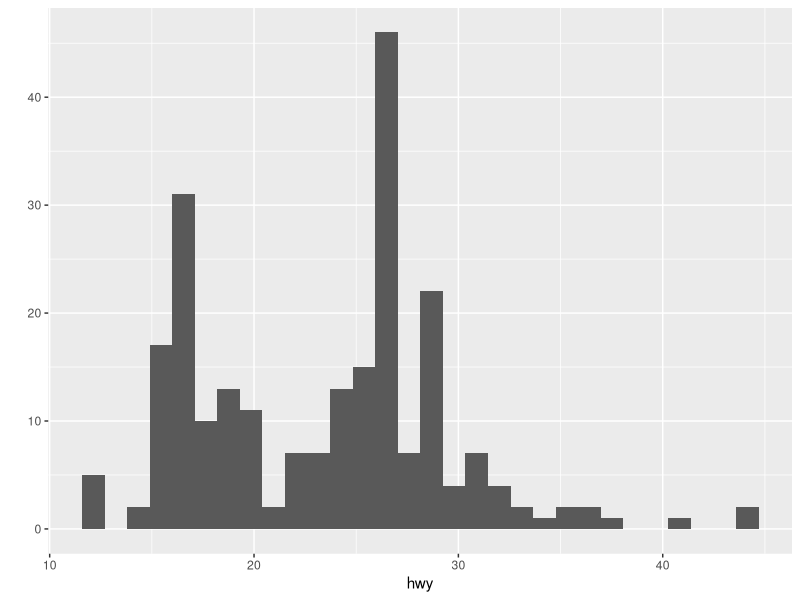
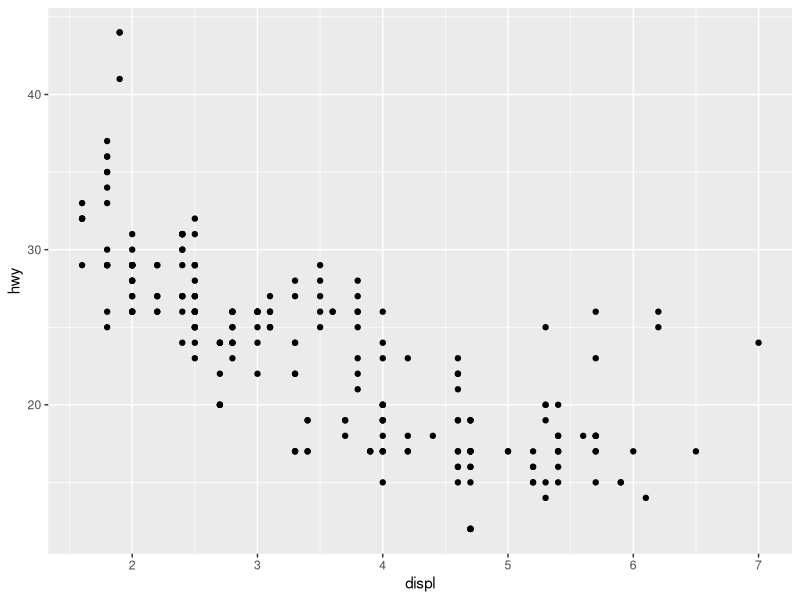
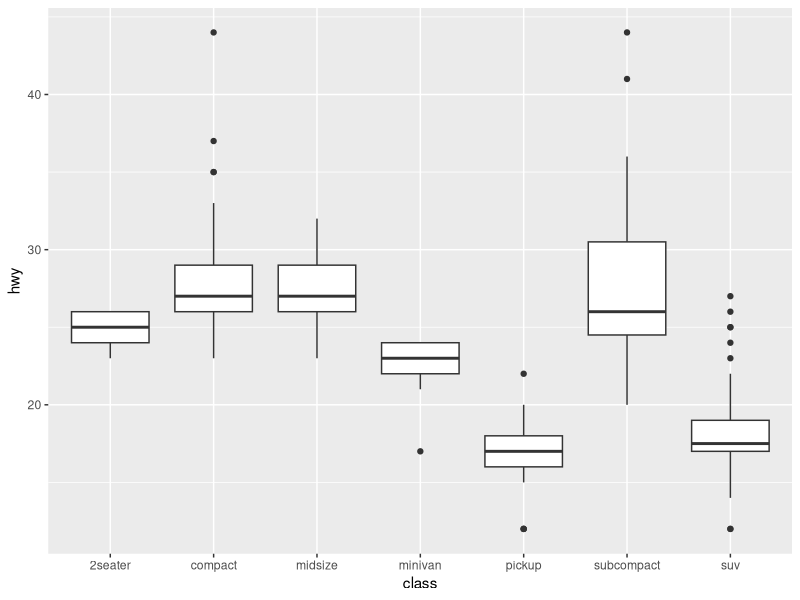
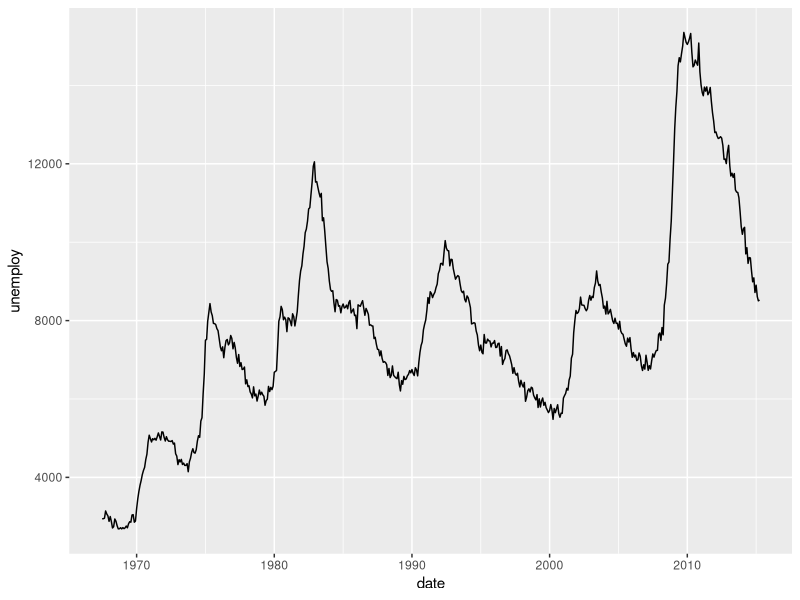
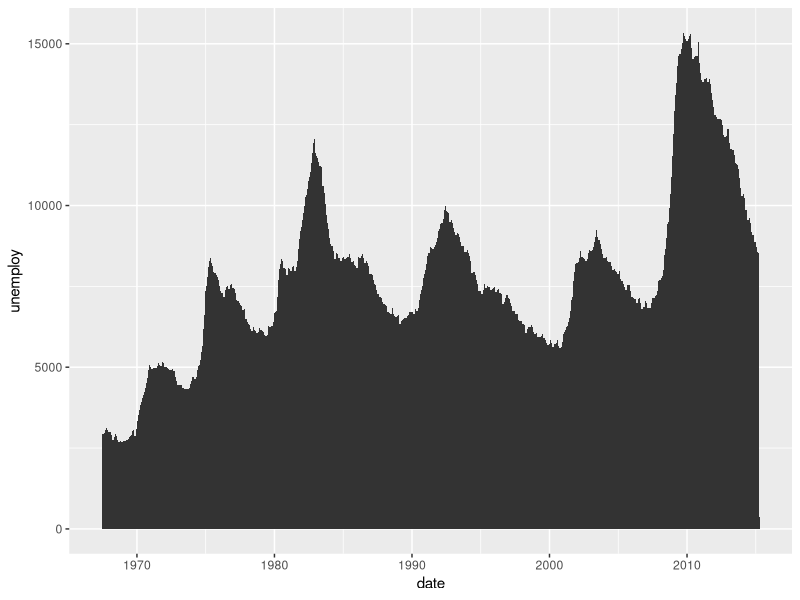

R code for these plots, in order:
## ---- chunk 1
library(ggplot2)
## ---- chunk 2
head(mpg)
## ---- chunk 3
qplot(x=hwy, data=mpg)
## ---- chunk 4
qplot(x=displ, y=hwy, data=mpg)
## ---- chunk 5
qplot(x=class, y=hwy, data=mpg, geom="boxplot")
## ---- chunk 6
head(economics)
## ---- chunk 7
qplot(x=date, y=unemploy, data=economics, geom="line")
## ---- chunk 8
qplot(x=date, y=unemploy, data=economics, geom="area")
